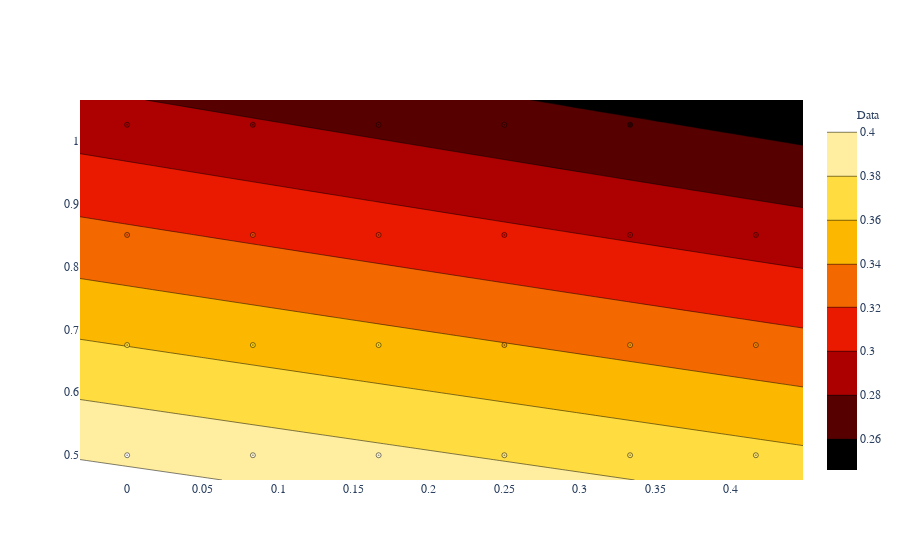

Notebook cell for this chart:
### Code cell
# define kernel
kerSmall = GPy.kern.Matern52(2, ARD=True) + GPy.kern.White(2)

# create simple GP model
mSmall = GPy.models.GPRegression(pw24, e224, kerSmall)

# optimize and plot
mSmall.optimize(messages=True, max_f_eval=1000)
figSmall = mSmall.plot()
display(GPy.plotting.show(figSmall, filename='basic_gp_regression_notebook_2d'))
display(mSmall)

### Figure 1 — Plotly figure (JSON) as saved in the notebook; plotly's stock layout.template omitted (floating-point values rounded to 4 significant figures; data arrays with more than 128 entries replaced by an {"elided": "..."} marker saying what was removed)
{"data": [{"marker": {"color": [0.3958, 0.3596, 0.3227, 0.2872, 0.3888, 0.3512, 0.3172, 0.2837, 0.3895, 0.3545, 0.3114, 0.2743, 0.3738, 0.3367, 0.304, 0.2743, 0.367, 0.3366, 0.2912, 0.2648, 0.37, 0.3321, 0.2875, 0.2539], "colorscale": [[0, "rgb(0,0,0)"], [0.3333, "rgb(230,0,0)"], [0.6667, "rgb(255,210,0)"], [1, "rgb(255,255,255)"]], "line": {"color": "black", "width": 0.5}, "opacity": 1, "size": 5, "symbol": "circle-dot"}, "mode": "markers", "name": "Data", "showlegend": true, "type": "scatter", "x": [0, 0, 0, 0, 0.08333, 0.08333, 0.08333, 0.08333, 0.1667, 0.1667, 0.1667, 0.1667, 0.25, 0.25, 0.25, 0.25, 0.3333, 0.3333, 0.3333, 0.3333, 0.4167, 0.4167, 0.4167, 0.4167], "xaxis": "x", "y": [0.5, 0.675, 0.85, 1.025, 0.5, 0.675, 0.85, 1.025, 0.5, 0.675, 0.85, 1.025, 0.5, 0.675, 0.85, 1.025, 0.5, 0.675, 0.85, 1.025, 0.5, 0.675, 0.85, 1.025], "yaxis": "y"}, {"colorscale": [[0, "rgb(0,0,0)"], [0.3333, "rgb(230,0,0)"], [0.6667, "rgb(255,210,0)"], [1, "rgb(255,255,255)"]], "name": "Mean", "type": "contour", "x": [-0.03125, -0.01716, -0.003064, 0.01103, 0.02512, 0.03922, 0.05331, 0.0674, 0.0815, 0.09559, 0.1097, 0.1238, 0.1379, 0.152, 0.1661, 0.1801, 0.1942, 0.2083, 0.2224, 0.2365, 0.2506, 0.2647, 0.2788, 0.2929, 0.307, 0.3211, 0.3352, 0.3493, 0.3634, 0.3775, 0.3915, 0.4056, 0.4197, 0.4338, 0.4479], "xaxis": "x", "y": [0.4606, 0.4784, 0.4961, 0.5139, 0.5317, 0.5494, 0.5672, 0.5849, 0.6027, 0.6204, 0.6382, 0.656, 0.6737, 0.6915, 0.7092, 0.727, 0.7447, 0.7625, 0.7803, 0.798, 0.8158, 0.8335, 0.8513, 0.869, 0.8868, 0.9046, 0.9223, 0.9401, 0.9578, 0.9756, 0.9933, 1.011, 1.029, 1.047, 1.064], "yaxis": "y", "z": {"elided": "35x35 float values"}}], "layout": {"font": {"family": "Raleway, sans-serif"}, "showlegend": true, "xaxis": {"anchor": "y", "domain": [0, 1]}, "yaxis": {"anchor": "x", "domain": [0, 1]}}}
